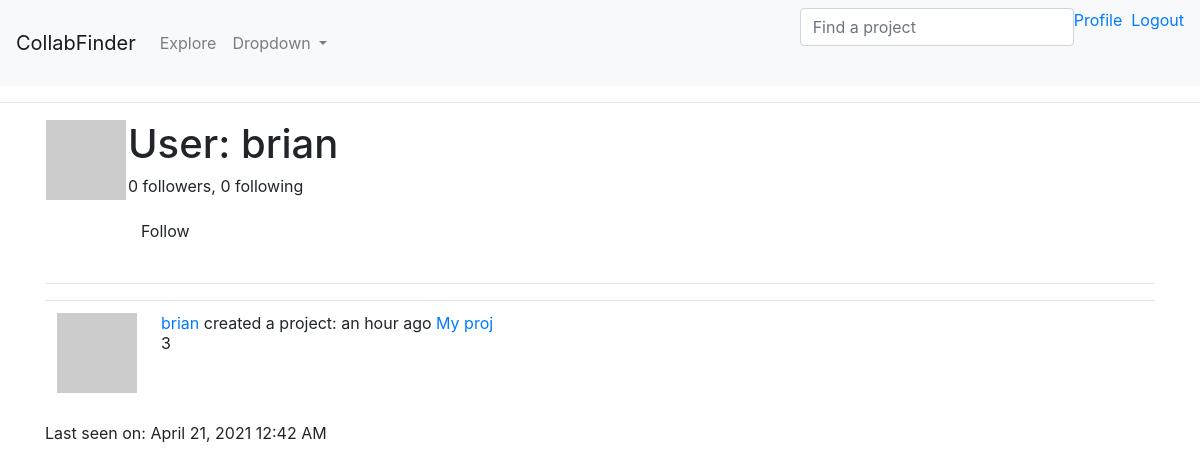
The page /user/brian (signed in) on the database its author committed.
### app/models.py (models this page shows, shortened)
class User(UserMixin, db.Model):
    id = db.Column(db.Integer, primary_key=True)
    username = db.Column(db.String(64), index=True, unique=True)
    role_id = db.Column(db.Integer, db.ForeignKey('role.id'))
    email = db.Column(db.String(120), index=True, unique=True)
    password_hash = db.Column(db.String(128))
    projects = db.relationship('Project', backref='creator', lazy='dynamic') # only keep for ProjMember __init__?
    about_me = db.Column(db.String(140))
    last_seen = db.Column(db.DateTime, default=datetime.utcnow)
    followed = db.relationship( # Looking at relationship from follower (one) --> following (many), this yield the right side (those followed)
        'User', secondary=followers, #Self-ref, association table
        primaryjoin=(followers.c.follower_id == id), #condition to join left side (follower) w/ assoc. table
        secondaryjoin=(followers.c.followed_id == id),
        backref=db.backref('followers', lazy='dynamic'), lazy='dynamic') #defines how this relationship will be accessed from the right side entity
    proj_requests = db.relationship('JoinRequest', back_populates='user',
                        lazy='dynamic',cascade="all, delete-orphan") # cascade to remove
    member_of = db.relationship('ProjMember',back_populates='user',
                        lazy='dynamic',cascade="all, delete-orphan")
    def __init__(self, **kwargs):
        super(User, self).__init__(**kwargs)
        if self.role is None:
            if self.email in current_app.config['ADMINS']:
                self.role = Role.query.filter_by(name='Admin').first()
            if self.role is None:
                self.role = Role.query.filter_by(default=True).first()
    def is_following(self, user):
        return self.followed.filter(
            followers.c.followed_id == user.id).count() > 0 # checking if 1 or 0
    def avatar(self, size):
        digest = md5(self.email.lower().encode('utf-8')).hexdigest()
        return 'https://www.gravatar.com/avatar/{}?d=identicon&s={}'.format(digest, size)

class Project(SearchableMixin, db.Model):
    __searchable__ = ['category','name','descr'] # add 'tags' and 'wanted_positions' when JSON figured out
    id = db.Column(db.Integer, primary_key=True)
    category = db.Column(db.String(60))
    name = db.Column(db.String(60))
    descr = db.Column(db.String(140))
    skill_level = db.Column(db.String(20))
    setting = db.Column(db.String(20))
    chat_link = db.Column(db.String(512)) # Discord, slack etc.
    language = db.Column(db.String(5))
    timestamp = db.Column(db.DateTime, index=True, default=datetime.utcnow) # index to retrieve projs in chron. order
    user_id = db.Column(db.Integer, db.ForeignKey('user.id')) #creator ID (want this to be many to one: many creator to one proj)
    __mapper_args__ = {'polymorphic_on': category}
    tags = db.relationship( # Looking at relationship from project (one) --> tags (many)
        'Tag', secondary=tag_map, #Self-ref, association table
        backref=db.backref('tag_map', lazy='dynamic'), lazy='dynamic') #defines how this relationship will be accessed from the right side entity
    wanted_positions = db.relationship( # represented by 'w_pos' for kind arg in tag functions
        'Position', secondary=position_map,
        backref=db.backref('position_map', lazy='dynamic'), lazy='dynamic')
    user_requests = db.relationship('JoinRequest', back_populates='project',cascade="all, delete-orphan", lazy='dynamic') # try setting to __tablename__
    members = db.relationship('ProjMember',back_populates='project',
                        lazy='dynamic',cascade="all, delete-orphan")

class Learning(Project):
    __mapper_args__ = {'polymorphic_identity': 'learning'}
    id = db.Column(db.Integer, db.ForeignKey('project.id'), primary_key=True)
    field_name = 'learning' #SelectField option in form
    pace = db.Column(db.String(60))
    learning_category = db.Column(db.String(60))
    subject = db.Column(db.String(60)) #still have to figure out how to implement this
    resource = db.Column(db.String(70)) #can be textbook, playlist, etc.

class SearchableMixin(object):
    @classmethod
    def before_commit(cls, session):
        session._changes = {
            'add': list(session.new),
            'update': list(session.dirty),
            'delete': list(session.deleted)
        }
    @classmethod
    def after_commit(cls, session):
        for obj in session._changes['add']:
            if isinstance(obj, SearchableMixin):
                add_to_index(obj.__tablename__, obj)
        for obj in session._changes['update']:
            if isinstance(obj, SearchableMixin):
                add_to_index(obj.__tablename__, obj)
        for obj in session._changes['delete']:
            if isinstance(obj, SearchableMixin):
                remove_from_index(obj.__tablename__, obj)
        session._changes = None

class Project(SearchableMixin, db.Model):
    __searchable__ = ['category','name','descr'] # add 'tags' and 'wanted_positions' when JSON figured out
    id = db.Column(db.Integer, primary_key=True)
    category = db.Column(db.String(60))
    name = db.Column(db.String(60))
    descr = db.Column(db.String(140))
    skill_level = db.Column(db.String(20))
    setting = db.Column(db.String(20))
    chat_link = db.Column(db.String(512)) # Discord, slack etc.
    language = db.Column(db.String(5))
    timestamp = db.Column(db.DateTime, index=True, default=datetime.utcnow) # index to retrieve projs in chron. order
    user_id = db.Column(db.Integer, db.ForeignKey('user.id')) #creator ID (want this to be many to one: many creator to one proj)
    __mapper_args__ = {'polymorphic_on': category}
    tags = db.relationship( # Looking at relationship from project (one) --> tags (many)
        'Tag', secondary=tag_map, #Self-ref, association table
        backref=db.backref('tag_map', lazy='dynamic'), lazy='dynamic') #defines how this relationship will be accessed from the right side entity
    wanted_positions = db.relationship( # represented by 'w_pos' for kind arg in tag functions
        'Position', secondary=position_map,
        backref=db.backref('position_map', lazy='dynamic'), lazy='dynamic')
    user_requests = db.relationship('JoinRequest', back_populates='project',cascade="all, delete-orphan", lazy='dynamic') # try setting to __tablename__
    members = db.relationship('ProjMember',back_populates='project',
                        lazy='dynamic',cascade="all, delete-orphan")

### app/main/routes.py (the view)
@bp.route('/user/<username>')
@login_required
def user(username):
    user = User.query.filter_by(username=username).first_or_404()
    page = request.args.get('page', 1, type=int)
    projects = user.projects.order_by(Project.timestamp.desc()).paginate(
        page, current_app.config['PROJECTS_PER_PAGE'], False)
    next_url = url_for('main.user', username=user.username,
                       page=projects.next_num) if projects.has_next else None
    prev_url = url_for('main.user', username=user.username,
                       page=projects.prev_num) if projects.has_prev else None
    form = EmptyForm()
    return render_template('user.html', user=user, projects=projects.items,
                           next_url=next_url, prev_url=prev_url, form=form)

### app/main/forms.py
class SearchForm(FlaskForm):
    q = StringField(_l('Find a project'), validators=[DataRequired()])
    def __init__(self, *args, **kwargs):
        if 'formdata' not in kwargs:
            kwargs['formdata'] = request.args # for the GET request
        if 'csrf_enabled' not in kwargs:
            kwargs['csrf_enabled'] = False
        super(SearchForm, self).__init__(*args, **kwargs)

class EmptyForm(FlaskForm):
    submit = SubmitField('Submit')

### app/main/__init__.py (called while the page is built)
@bp.app_context_processor
def inject_permissions(proj=None):
    if proj:
        return dict(Permission=ProjPerm)
    else:
        return dict(Permission=SitePerm)

### app/main/routes.py (called while the page is built)
@bp.before_app_request
def before_request():
    if current_user.is_authenticated:
        current_user.last_seen = datetime.utcnow()
        db.session.commit()
    g.search_form = SearchForm() # g variable is specific to each request and each client
    g.locale = str(get_locale())

### app/models.py (called while the page is built)
@login.user_loader
def load_user(id):
    return User.query.get(int(id))

### app/templates/user.html (shortened to what this page needs)
{% extends "base.html" %}
{% block content %}
    <table>
        <tr valign="top">
            <td><img src="{{ user.avatar(128) }}"></td>
            <td>
                <h1>{{ _('User') }}: {{ user.username }}</h1>
                <p>{{ _('%(count)d followers', count=user.followers.count()) }}, {{ _('%(count)d following', count=user.followed.count()) }}</p>
                {% if user == current_user %}
                    <p><a href="{{ url_for('main.edit_profile') }}">{{ _('Edit your profile') }}</a></p>
                {% elif not current_user.is_following(user) %}
                <p>
                    <form action="{{ url_for('main.follow', username=user.username) }}" method="post">
                        {{ form.submit(value=_('Follow'), class_='btn btn-default') }}
                    </form>
                </p>
                {% endif %}
            </td>
        </tr>
    </table>
    <hr>
    {% for project in projects %}
        {% include '_proj_pvw.html' %}
    {% endfor %}
    {% if user.last_seen %}
    <p>Last seen on: {{ moment(user.last_seen).format('LLL') }}</p>
    {% endif %}
{% endblock %}

### app/templates/_proj_pvw.html
<table class="table table-hover">
    <tr>
        <td width="70px">
            <a href="{{ url_for('main.user', username=project.creator.username) }}">
                <img src="{{ project.creator.avatar(70) }}" />
            </a>
        </td>
        <td>
            <a href="{{ url_for('main.user', username=project.creator.username) }}">
                {{ project.creator.username }}
            </a>
            {{ _('%(username)s created a project: %(when)s',
                    username=user_link, when=moment(project.timestamp).fromNow()) }}
            <a href="{{url_for('main.project', project_id=project.id)}}">{{ project.name }}</a><br>
            {{ project.descr }}
        </td>
    </tr>
</table>

### rows shown on the page
User: username "brian", last_seen "April 21, 2021 12:42 AM"
Learning: creator.username "brian", name "My proj", descr "3"
